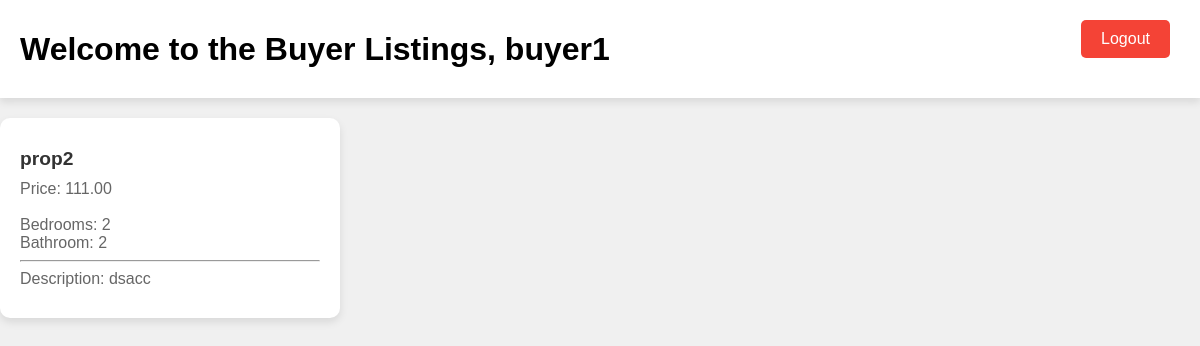
The app's page /buyer/listing/ (signed in) with its own data.
### busslogic/models.py (models this page shows)
class User(AbstractBaseUser, PermissionsMixin):
    user_id = models.AutoField(primary_key=True)
    username = models.CharField(max_length=150, unique=True)
    user_phone = models.CharField(max_length=15)
    user_address = models.CharField(max_length=255)
    role = models.CharField(max_length=50)
    is_staff = models.BooleanField(default=False)
    is_active = models.BooleanField(default=True)
    date_joined = models.DateTimeField(auto_now_add=True)
    USERNAME_FIELD = 'username'
    REQUIRED_FIELDS = ['user_phone', 'user_address', 'role']
    objects = UserManager()
    class Meta:
        app_label = 'busslogic'
        db_table = 'user'

class Listing(models.Model):
    listing_id = models.AutoField(primary_key=True)
    property = models.ForeignKey(Property, on_delete=models.CASCADE, related_name='listings')
    user = models.ForeignKey(User, on_delete=models.CASCADE)
    name = models.CharField(max_length=255)
    price = models.DecimalField(max_digits=10, decimal_places=2)
    description = models.TextField()

class Property(models.Model):
    property_id = models.AutoField(primary_key=True)
    name = models.CharField(max_length=255)
    address = models.CharField(max_length=255)
    bedrooms = models.IntegerField()
    bathrooms = models.IntegerField()
    sqft = models.IntegerField()
    ptype = models.CharField(max_length=100)

### busslogic/views.py (the view)
# urls.py: path('buyer/listing/', views.listing_view, name='listing_view'),
@login_required
def listing_view(request):
    if request.user.role != 'buyer':
        return HttpResponse("You are not authorized to view this page.")
    booked_listings = Booking.objects.values_list('listing_id', flat=True)
    listings = Listing.objects.exclude(listing_id__in=booked_listings)
    return render(request, 'listing_view.html', {'listings': listings})

### busslogic/templates/listing_view.html (shortened to what this page needs)
<!DOCTYPE html>
<html lang="en">
<head>
</head>
<body>
    <div class="heading-container">
        <h1>Welcome to the Buyer Listings, {{ request.user.username }}</h1>
        <a href="{% url 'buyer_logout' %}" class="logout-btn">Logout</a>
    </div>
    {% if listings %}
        {% for listing in listings %}
            <div class="card">
                <a href="{% url 'property_details' listing.property_id %}" target="_blank">
                    <div class="card-content">
                            <h3>{{ listing.name }}</h3>
                            <p>Price: {{ listing.price }}</p>
                            <br>
                            <p>Bedrooms: {{ listing.property.bedrooms }}</p>
                            <p>Bathroom: {{ listing.property.bathrooms }}</p>
                            <hr>
                            <p>Description: {{ listing.description }}</p>
                    </div>
                </a>
            </div>
        {% endfor %}
    {% else %}
        <p>No available listings found.</p>
    {% endif %}
</body>
</html>

### busslogic/templates/listing_view.html (style rules this page uses)
body { background-color: #f0f0f0; margin: 0; padding: 0; font-family: Arial, sans-serif; }
.card { border-radius: 10px; padding: 20px; margin-bottom: 20px; background-color: #fff; box-shadow: 0 4px 8px rgba(0, 0, 0, 0.1); transition: 0.3s; width: 300px; display: inline-block; vertical-align: top; }
.card-content { padding: 10px 0; }
.card a { text-decoration: none; color: #333; }
.card h3 { font-size: 1.2rem; margin: 0 0 10px; color: #333; }
.card p { font-size: 1rem; margin: 0; color: #666; }
.logout-btn { background-color: #f44336; color: white; border: none; border-radius: 5px; padding: 10px 20px; text-align: center; text-decoration: none; display: inline-block; font-size: 16px; cursor: pointer; margin-bottom: 20px; margin-left: 10px; margin-right: 10px; }
.heading-container { display: flex; justify-content: space-between; align-items: center; margin-bottom: 20px; padding: 20px; background-color: #fff; box-shadow: 0 4px 8px rgba(0, 0, 0, 0.1); }
.heading-container h1 { margin: 0; }

### records on screen
User: user.username "buyer1"
Listing: name "prop2", price "111.00", property.bedrooms "2", property.bathrooms "2", description "dsacc"
